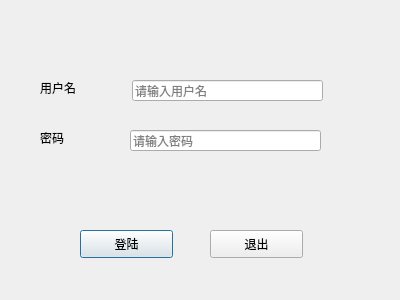
<?xml version="1.0" encoding="UTF-8"?>
<ui version="4.0">
 <class>LoginDialog</class>
 <widget class="QDialog" name="LoginDialog">
  <property name="geometry">
   <rect>
    <x>0</x>
    <y>0</y>
    <width>400</width>
    <height>300</height>
   </rect>
  </property>
  <property name="windowTitle">
   <string>Dialog</string>
  </property>
  <widget class="QPushButton" name="loginBtn">
   <property name="geometry">
    <rect>
     <x>80</x>
     <y>230</y>
     <width>93</width>
     <height>28</height>
    </rect>
   </property>
   <property name="text">
    <string>登陆</string>
   </property>
  </widget>
  <widget class="QPushButton" name="extBtn">
   <property name="geometry">
    <rect>
     <x>210</x>
     <y>230</y>
     <width>93</width>
     <height>28</height>
    </rect>
   </property>
   <property name="text">
    <string>退出</string>
   </property>
  </widget>
  <widget class="QLineEdit" name="usrLineEdit">
   <property name="geometry">
    <rect>
     <x>132</x>
     <y>80</y>
     <width>191</width>
     <height>21</height>
    </rect>
   </property>
   <property name="placeholderText">
    <string>请输入用户名</string>
   </property>
  </widget>
  <widget class="QLineEdit" name="pwdLineEdit">
   <property name="geometry">
    <rect>
     <x>130</x>
     <y>130</y>
     <width>191</width>
     <height>21</height>
    </rect>
   </property>
   <property name="echoMode">
    <enum>QLineEdit::Password</enum>
   </property>
   <property name="placeholderText">
    <string>请输入密码</string>
   </property>
  </widget>
  <widget class="QLabel" name="label">
   <property name="geometry">
    <rect>
     <x>40</x>
     <y>80</y>
     <width>72</width>
     <height>15</height>
    </rect>
   </property>
   <property name="text">
    <string>用户名</string>
   </property>
  </widget>
  <widget class="QLabel" name="label_2">
   <property name="geometry">
    <rect>
     <x>40</x>
     <y>130</y>
     <width>72</width>
     <height>15</height>
    </rect>
   </property>
   <property name="text">
    <string>密码</string>
   </property>
  </widget>
 </widget>
 <resources/>
 <connections>
  <connection>
   <sender>extBtn</sender>
   <signal>clicked()</signal>
   <receiver>LoginDialog</receiver>
   <slot>close()</slot>
   <hints>
    <hint type="sourcelabel">
     <x>256</x>
     <y>243</y>
    </hint>
    <hint type="destinationlabel">
     <x>199</x>
     <y>149</y>
    </hint>
   </hints>
  </connection>
 </connections>
</ui>
